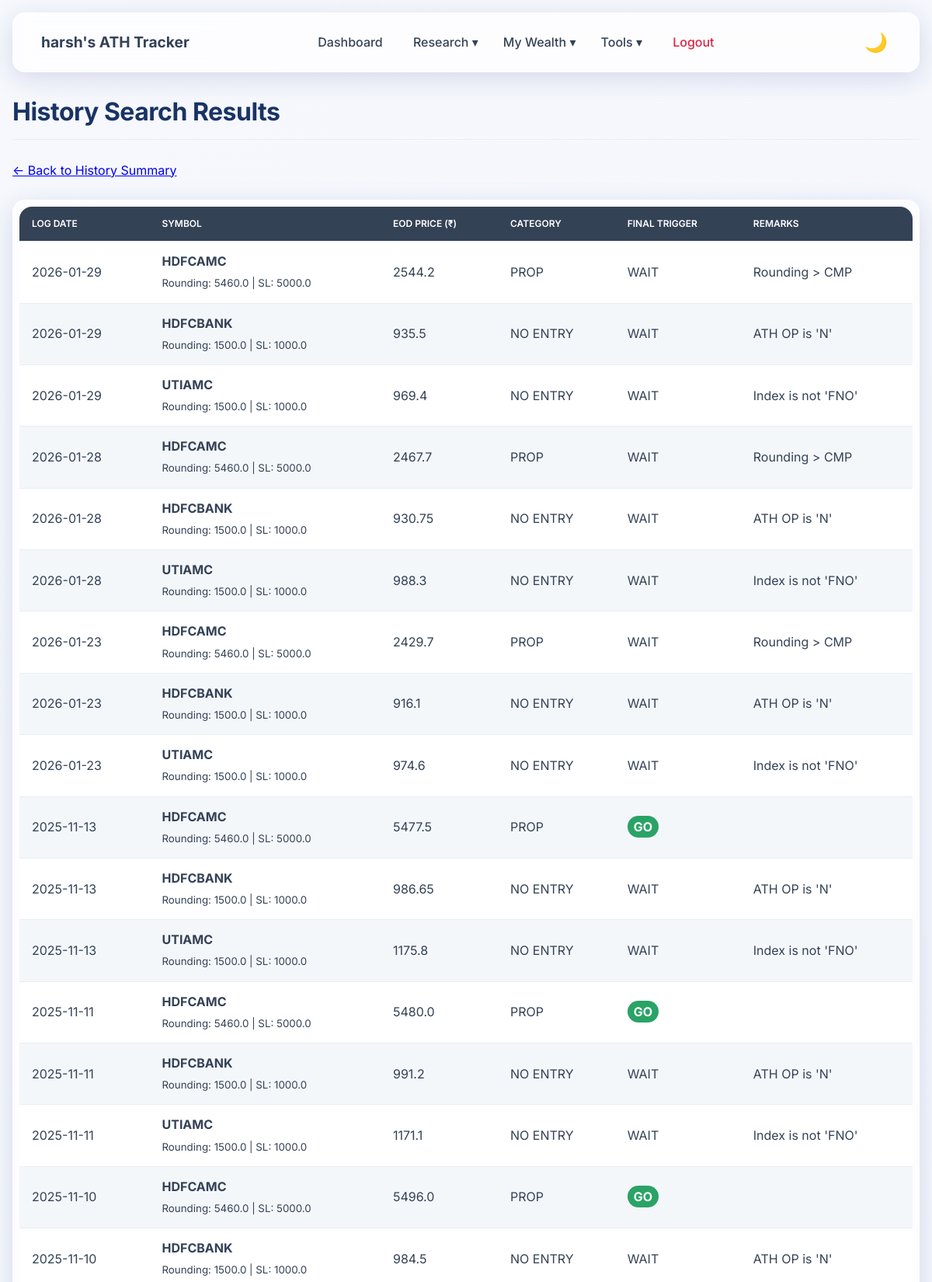
The app's page /history/search (signed in, upper part) with its own data.
### tables this page shows
CREATE TABLE users (id INTEGER PRIMARY KEY AUTOINCREMENT, username TEXT NOT NULL UNIQUE, password TEXT NOT NULL);

CREATE TABLE historical_log (
            id INTEGER PRIMARY KEY AUTOINCREMENT, user_id INTEGER NOT NULL, log_date TEXT NOT NULL,
            symbol TEXT NOT NULL, eod_price REAL NOT NULL, rounding_price REAL NOT NULL,
            stop_loss REAL, category TEXT NOT NULL, final_trigger TEXT NOT NULL, remarks TEXT,
            FOREIGN KEY (user_id) REFERENCES users (id)
        );

### app.py (the view)
@app.route('/history/search')
@login_required
def history_search():
    search_symbol = request.args.get('search_symbol', '').strip().upper()
    start_date = request.args.get('start_date', '').strip()
    end_date = request.args.get('end_date', '').strip()
    conn = get_db()
    query = "SELECT * FROM historical_log WHERE user_id = ?"
    params = [current_user.id]
    title = "History Search Results" # Default title
    if search_symbol:
        query += " AND symbol LIKE ?"
        params.append('%' + search_symbol + '%')
        title = f"Search Results for '{search_symbol}'"
    if start_date and end_date:
        query += " AND log_date BETWEEN ? AND ?"
        params.extend([start_date, end_date])
        title = f"Showing History from {start_date} to {end_date}"
    elif start_date:
        query += " AND log_date >= ?"
        params.append(start_date)
        title = f"Showing History from {start_date} onwards"
    elif end_date:
        query += " AND log_date <= ?"
        params.append(end_date)
        title = f"Showing History up to {end_date}"
    query += " ORDER BY log_date DESC, symbol ASC"
    records = conn.execute(query, tuple(params)).fetchall()
    conn.close()
    return render_template('history_search.html', records=records, title=title, active_page='history')

### app.py (called while the page is built)
@app.context_processor
def inject_template_helpers():
    return dict(score_color=score_color, text_color=text_color)

@login_manager.user_loader
def load_user(user_id):
    conn = get_db()
    user_data = conn.execute('SELECT * FROM users WHERE id = ?', (user_id,)).fetchone()
    conn.close()
    if user_data:
        return User(id=user_data['id'], username=user_data['username'])
    return None

def get_db():
    conn = sqlite3.connect(DATABASE, timeout=30)
    conn.row_factory = sqlite3.Row
    conn.execute('PRAGMA journal_mode=WAL')  # Allow concurrent reads+writes
    return conn

### templates/history_search.html (shortened to what this page needs)
{% extends "base.html" %}
{% block content %}
    <h2>{{ title }}</h2>
    <a href="{{ url_for('history') }}" style="display: inline-block; margin-bottom: 1.5em;">&larr; Back to History Summary</a>
    <div class="table-wrapper">
        <table>
            <thead>
                <tr>
                    <th>Log Date</th>
                    <th>Symbol</th>
                    <th>EOD Price (₹)</th>
                    <th>Category</th>
                    <th>Final Trigger</th>
                    <th>Remarks</th>
                </tr>
            </thead>
            <tbody>
                {% for record in records %}
                <tr>
                    <td>{{ record.log_date }}</td>
                    <td><b>{{ record.symbol }}</b><br><small>Rounding: {{ record.rounding_price }} | SL: {{ record.stop_loss or 'N/A' }}</small></td>
                    <td>{{ record.eod_price }}</td>
                    <td>{{ record.category }}</td>
                    <td><span class="trigger-{{ record.final_trigger.lower() }}">{{ record.final_trigger }}</span></td>
                    <td>{{ record.remarks }}</td>
                </tr>
                {% else %}
                <tr>
                    <td colspan="6" style="text-align: center; padding: 40px;">No historical records found matching your query.</td>
                </tr>
                {% endfor %}
            </tbody>
        </table>
    </div>
{% endblock %}

### templates/base.html (shortened to what this page needs)
<!DOCTYPE html>
<html lang="en">
<head>
</head>
<body>
    <div class="container">
        {% if not embed_mode %}
        <header>
            <nav>
                <a href="{{ url_for('dashboard') }}"
                    style="font-size: 1.2em; font-weight: 700; text-decoration:none; color: var(--secondary-color);">
                    {% if current_user.is_authenticated %}{{ current_user.username }}'s {% endif %}ATH Tracker
                </a>
                <ul class="nav-menu">
                    {% if current_user.is_authenticated %}
                    <li><a href="{{ url_for('dashboard') }}"
                            class="{{ 'active' if active_page == 'dashboard' else '' }}">Dashboard</a></li>
                    <li class="dropdown">
                        <button class="dropbtn">Research ▾</button>
                    </li>
                    <li class="dropdown">
                        <button class="dropbtn">My Wealth ▾</button>
                    </li>
                    <li class="dropdown">
                        <button class="dropbtn">Tools ▾</button>
                    </li>
                    <li><a href="{{ url_for('logout') }}" style="color: var(--danger-color);">Logout</a></li>
                    {% else %}
                    <li><a href="{{ url_for('login') }}"
                            class="{{ 'active' if active_page == 'login' else '' }}">Login</a></li>
                    <li><a href="{{ url_for('signup') }}" class="{{ 'active' if active_page == 'signup' else '' }}">Sign
                            Up</a></li>
                    {% endif %}
                </ul>
                <button class="dark-toggle" id="dark-toggle" title="Toggle dark mode" aria-label="Toggle dark mode">
                    <span id="dark-toggle-icon">🌙</span>
                </button>
            </nav>
        </header>
        {% endif %}
        <main>
            {% block content %}{% endblock %}
        </main>
    </div>
</body>
</html>

### templates/base.html (style rules this page uses)
:root { --primary-color: hsl(220, 60%, 25%); --secondary-color: hsl(215, 25%, 27%); --accent-color: hsl(40, 90%, 55%); --success-color: hsl(150, 60%, 40%); --danger-color: hsl(350, 70%, 50%); --warning-color: hsl(40, 95%, 50%); --info-color: hsl(210, 80%, 50%); --light-grey: hsl(210, 20%, 93%); --white-color: #ffffff; --glass-bg: rgba(255, 255, 255, 0.75); --glass-border: rgba(255, 255, 255, 0.5); --glass-shadow: 0 8px 32px 0 rgba(31, 38, 135, 0.15); --glass-blur: blur(12px); --bg-color: hsl(210, 30%, 96%); --font-family: 'Inter', system-ui, -apple-system, sans-serif; --border-radius: 16px; }
body { background: linear-gradient(135deg, #f6f8fd 0%, #eef2f9 100%); background-attachment: fixed; min-height: 100vh; }
.card, nav, .page-actions, .table-wrapper, form, .history-controls { background: var(--glass-bg) !important; backdrop-filter: var(--glass-blur); -webkit-backdrop-filter: var(--glass-blur); border: 1px solid var(--glass-border) !important; box-shadow: var(--glass-shadow) !important; border-radius: var(--border-radius) !important; }
* { box-sizing: border-box; margin: 0; padding: 0; }
body { font-family: var(--font-family); background-color: var(--bg-color); color: var(--secondary-color); line-height: 1.7; font-size: 16px; transition: background 0.2s, color 0.2s; }
.container { max-width: 1400px; margin: 1em auto; padding: 0 1em; }
h1, h2, h3, h4, h5, h6 { font-family: var(--font-family); font-weight: 700; color: var(--primary-color); letter-spacing: -0.5px; }
h2 { font-size: 2rem; font-weight: 700; padding-bottom: 8px; border-bottom: 1px solid var(--light-grey); margin-bottom: 0.8em; }
nav { background: var(--white-color); padding: 0.8em 1.5em; margin-bottom: 1.5em; box-shadow: var(--shadow); border-radius: var(--border-radius); display: flex; justify-content: space-between; align-items: center; position: relative; z-index: 9999; }
nav ul { list-style: none; display: flex; justify-content: center; gap: 0.8em; }
nav a { text-decoration: none; color: var(--secondary-color); font-weight: 500; padding: 6px 12px; border-radius: 6px; transition: background-color 0.3s, color 0.3s; }
.dropdown { position: relative; display: inline-block; }
.dropbtn { background: none; border: none; cursor: pointer; font-size: 16px; font-family: var(--font-family); color: var(--secondary-color); font-weight: 500; padding: 6px 12px; display: flex; align-items: center; gap: 4px; }
.nav-menu { display: flex; align-items: center; gap: 0.5em; }
.nav-menu { display: flex; align-items: center; gap: 0.2em; }
table { width: 100%; border-collapse: collapse; background-color: var(--white-color); box-shadow: var(--shadow); border-radius: var(--border-radius); overflow: hidden; }
th, td { padding: 12px 16px; text-align: left; vertical-align: middle; border-bottom: 1px solid var(--light-grey); }
tr td:nth-child(2) { vertical-align: top; }
th { background-color: var(--secondary-color); color: var(--white-color); font-weight: 600; text-transform: uppercase; font-size: 12px; }
.trigger-go { background-color: var(--success-color); color: white; font-weight: bold; text-align: center; padding: 4px 8px; border-radius: 20px; }
button { padding: 10px 16px; border: none; border-radius: var(--border-radius); font-family: var(--font-family); font-size: 16px; font-weight: 600; cursor: pointer; transition: background 0.2s, color 0.2s; }
.table-wrapper { background: var(--white-color); border-radius: var(--border-radius); box-shadow: var(--shadow); padding: 0.5em 0.5em 0 0.5em; margin-bottom: 1em; border: 1px solid var(--light-grey); }
tbody tr:nth-child(even) { background: #f4f7fa; }
* { transition: background 0.2s, color 0.2s, border 0.2s, box-shadow 0.2s; }
.dark-toggle { background: none; border: none; color: var(--primary-color); font-size: 1.5em; cursor: pointer; margin-left: 1em; transition: color 0.2s; }
.nav-menu { display: flex; list-style: none; margin: 0; padding: 0; gap: 0.5em; align-items: center; }
.nav-menu li a { padding: 0.8em 1.2em; text-decoration: none; color: var(--text-color); border-radius: var(--border-radius); transition: all 0.3s ease; font-weight: 500; white-space: nowrap; }

### records on screen
users: username "harsh"
historical_log: log_date "2026-01-29", symbol "HDFCAMC", rounding_price "5460.0", stop_loss "5000.0", eod_price "2544.2", category "PROP", final_trigger "WAIT", remarks "Rounding > CMP"
historical_log: log_date "2026-01-29", symbol "HDFCBANK", rounding_price "1500.0", stop_loss "1000.0", eod_price "935.5", category "NO ENTRY", final_trigger "WAIT", remarks "ATH OP is 'N'"
historical_log: log_date "2026-01-29", symbol "UTIAMC", rounding_price "1500.0", stop_loss "1000.0", eod_price "969.4", category "NO ENTRY", final_trigger "WAIT", remarks "Index is not 'FNO'"
historical_log: log_date "2026-01-28", symbol "HDFCAMC", rounding_price "5460.0", stop_loss "5000.0", eod_price "2467.7", category "PROP", final_trigger "WAIT", remarks "Rounding > CMP"
historical_log: log_date "2026-01-28", symbol "HDFCBANK", rounding_price "1500.0", stop_loss "1000.0", eod_price "930.75", category "NO ENTRY", final_trigger "WAIT", remarks "ATH OP is 'N'"
historical_log: log_date "2026-01-28", symbol "UTIAMC", rounding_price "1500.0", stop_loss "1000.0", eod_price "988.3", category "NO ENTRY", final_trigger "WAIT", remarks "Index is not 'FNO'"
historical_log: log_date "2026-01-23", symbol "HDFCAMC", rounding_price "5460.0", stop_loss "5000.0", eod_price "2429.7", category "PROP", final_trigger "WAIT", remarks "Rounding > CMP"
historical_log: log_date "2026-01-23", symbol "HDFCBANK", rounding_price "1500.0", stop_loss "1000.0", eod_price "916.1", category "NO ENTRY", final_trigger "WAIT", remarks "ATH OP is 'N'"
historical_log: log_date "2026-01-23", symbol "UTIAMC", rounding_price "1500.0", stop_loss "1000.0", eod_price "974.6", category "NO ENTRY", final_trigger "WAIT", remarks "Index is not 'FNO'"
historical_log: log_date "2025-11-13", symbol "HDFCAMC", rounding_price "5460.0", stop_loss "5000.0", eod_price "5477.5", category "PROP", final_trigger "GO"
historical_log: log_date "2025-11-13", symbol "HDFCBANK", rounding_price "1500.0", stop_loss "1000.0", eod_price "986.65", category "NO ENTRY", final_trigger "WAIT", remarks "ATH OP is 'N'"
historical_log: log_date "2025-11-13", symbol "UTIAMC", rounding_price "1500.0", stop_loss "1000.0", eod_price "1175.8", category "NO ENTRY", final_trigger "WAIT", remarks "Index is not 'FNO'"
historical_log: log_date "2025-11-11", symbol "HDFCAMC", rounding_price "5460.0", stop_loss "5000.0", eod_price "5480.0", category "PROP", final_trigger "GO"
historical_log: log_date "2025-11-11", symbol "HDFCBANK", rounding_price "1500.0", stop_loss "1000.0", eod_price "991.2", category "NO ENTRY", final_trigger "WAIT", remarks "ATH OP is 'N'"
historical_log: log_date "2025-11-11", symbol "UTIAMC", rounding_price "1500.0", stop_loss "1000.0", eod_price "1171.1", category "NO ENTRY", final_trigger "WAIT", remarks "Index is not 'FNO'"
historical_log: log_date "2025-11-10", symbol "HDFCAMC", rounding_price "5460.0", stop_loss "5000.0", eod_price "5496.0", category "PROP", final_trigger "GO"
historical_log: log_date "2025-11-10", symbol "HDFCBANK", rounding_price "1500.0", stop_loss "1000.0", eod_price "984.5", category "NO ENTRY", final_trigger "WAIT", remarks "ATH OP is 'N'"

### other values on screen
{{ title }} "History Search Results"
